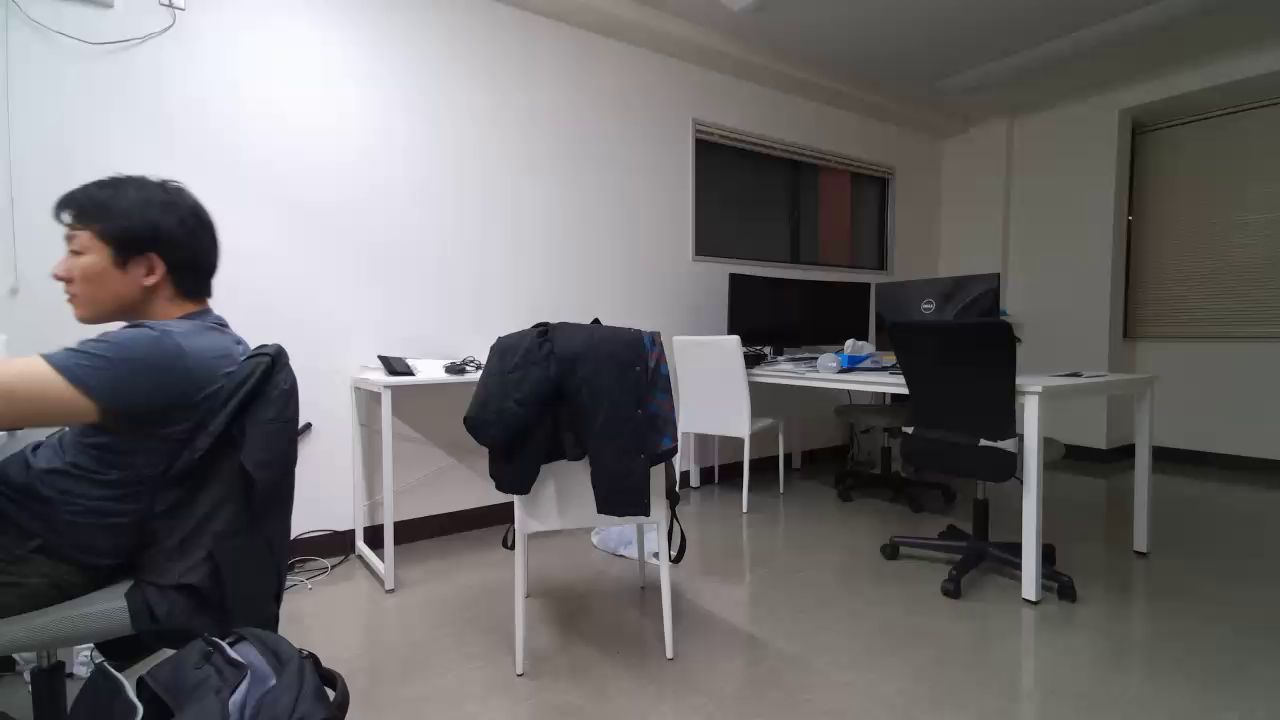
#> input picture frame 0 of form-record/record/2022-11-20-16-58-04/camera0.mp4, 1280 x 720 px, given in place of the camera
$ python main.py
#> lines starting #> are read from the running program, lines starting #| are printed output that depends on the picture
import argparse
import logging
from datetime import datetime
from pathlib import Path
import time

import cv2
import numpy as np


OUTPUT_DIR = "output"


def ger_args():
    parser = argparse.ArgumentParser()
    parser.add_argument(
        "--cam-ids",
        "-i",
        type=int,
        nargs="+",
        help="Camera ids",
        default=[1, 2, 3, 4, 5, 6, 7, 8, 9, 10],
        required=False,
    )
    return parser.parse_args()


def init_cams(cam_ids: list[int]):
    caps = {}
    for i in cam_ids:
        cap = cv2.VideoCapture(i)
        if not cap.isOpened():
            logging.error("Camera {} is not available".format(i))
        caps[i] = cap
    return caps


def init_video_writer(
    path_to_save: str | None,
    size: tuple[int, int],
    fps: int = 10,
):
    if path_to_save is None:
        now = datetime.now().strftime("%Y%m%d_%H%M%S")
        output_dir = Path(OUTPUT_DIR)
        output_dir.mkdir(exist_ok=True)
        path_to_save = output_dir / f"{now}.avi"
    print(f"saving video to {path_to_save}...")
    return cv2.VideoWriter(
        str(path_to_save),
        cv2.VideoWriter_fourcc(*"MJPG"),
        fps,
        size,
    )


def main():
    args = ger_args()
    cam_ids = args.cam_ids
    num_cameras = len(cam_ids)
    caps = init_cams(cam_ids)
    video_writer = None

    while True:
        frames = []
        is_avails = []
        for i, cap in caps.items():
            is_avail, frame = cap.read()
            frames.append(frame)
            is_avails.append(is_avail)
#> this loop made 10 passes
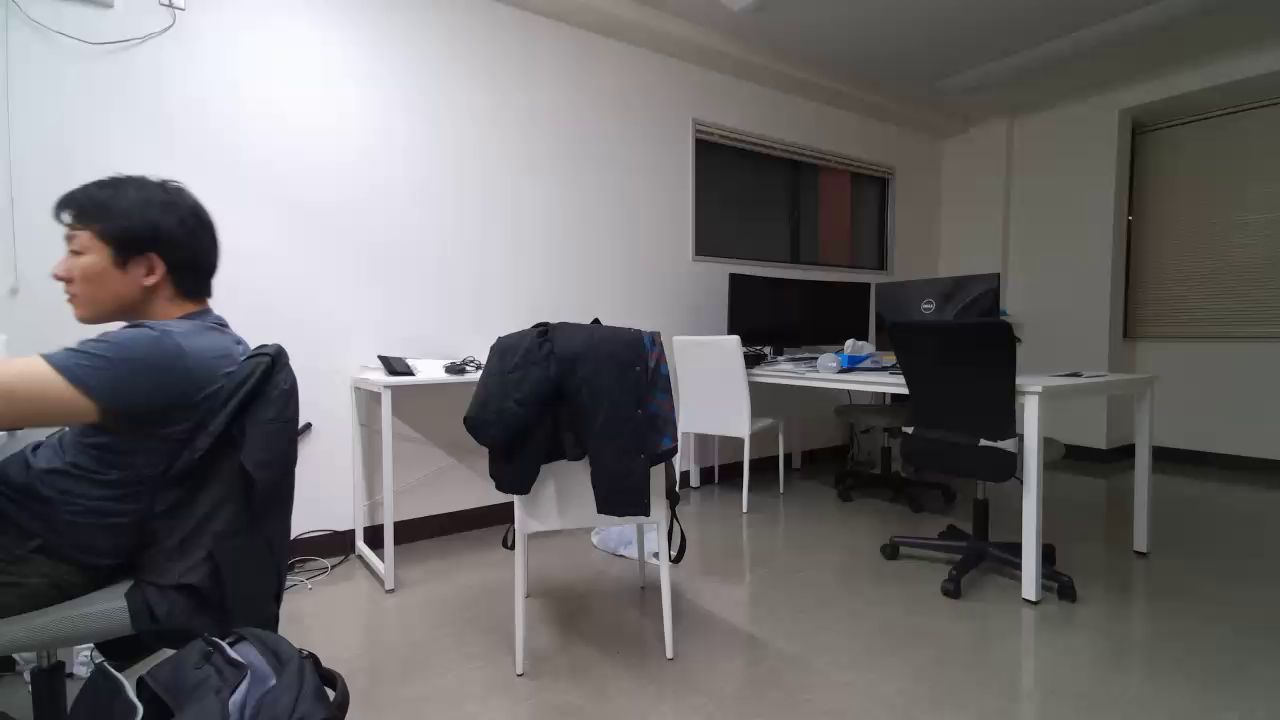
#> input picture frame 0 of form-record/record/2022-11-20-16-58-04/camera0.mp4, 1280 x 720 px, given in place of the camera
#> after the loop, frames = 10 items; is_avails = [True, True, True, True, True, True, True, True, True, True]

        resize_shape = (frames[0].shape[1], frames[0].shape[0])
#> resize_shape = (1280, 720)
        resized_frames = [
            cv2.resize(frame, resize_shape)
            for frame, is_avail in zip(frames, is_avails)
            if is_avail
        ]
#> resized_frames = 10 items
#> frame is the input picture: shape (720, 1280, 3); mean B, G, R 108.8, 108, 110.5

        # ---- Option 1 ----
        # numpy_vertical = np.vstack((frame1, frame2))
        num_avail_cam = sum(is_avails)
#> num_avail_cam = 10
        result = np.vstack(
            (
                np.hstack((resized_frames[0], resized_frames[1])),
                np.hstack((resized_frames[2], resized_frames[3])),
            )
        )
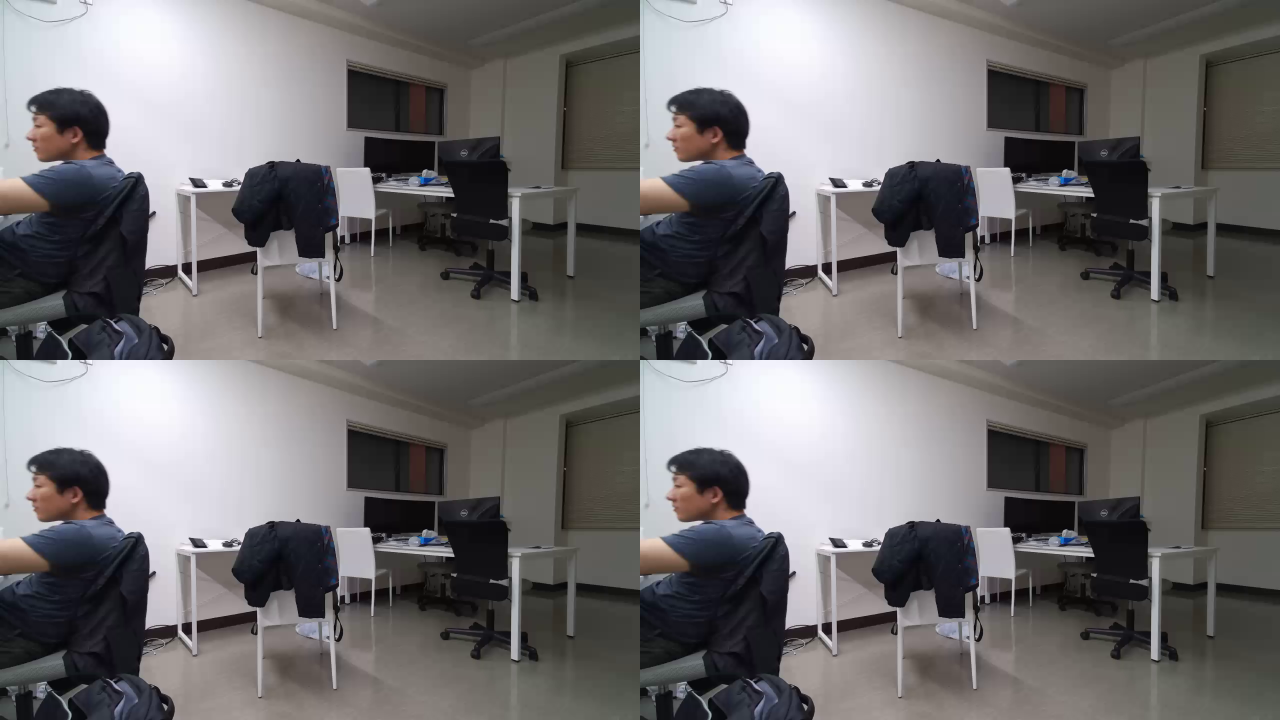
#> result: shape (1440, 2560, 3) (shown at 1/2 size); mean of channels 0, 1, 2 108.8, 108, 110.5; drawn as B, G, R

        # ---- Option 2 ----
        # numpy_vertical_concat = np.concatenate((image, grey_3_channel), axis=0)
        # numpy_horizontal_concat = np.concatenate((frame1, frame2), axis=1)

        if video_writer is None:
            concatted_shape = (result.shape[1], result.shape[0])
#> concatted_shape = (2560, 1440)
            video_writer = init_video_writer(path_to_save=None, size=concatted_shape)

        video_writer.write(result)

        cv2.imshow("Result", result)
        key_input = cv2.waitKey(1)
#> (key Esc is pressed here)
        if key_input == 27:  # exit on ESC
            video_writer.release()
            for cap in caps.values():
                cap.release()
            break


if __name__ == "__main__":
    main()
